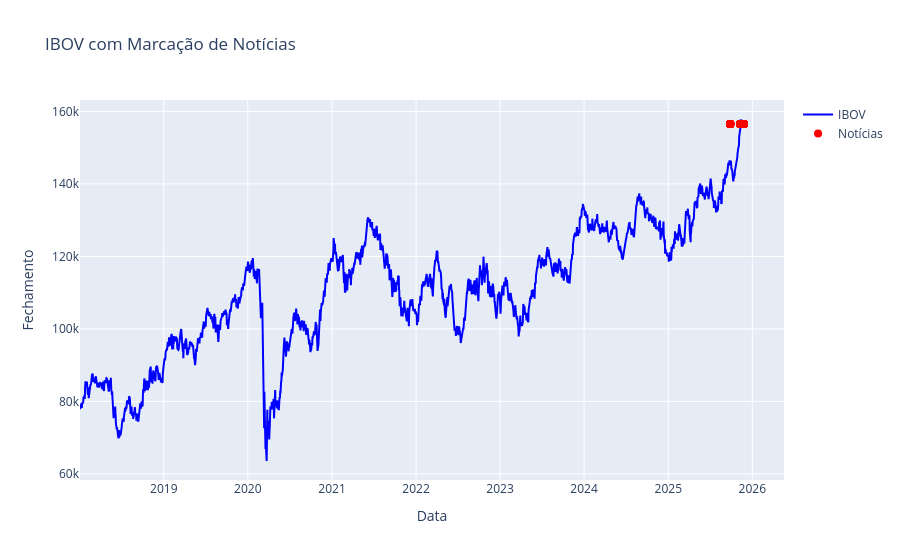

The code cell stored with this chart in its notebook:
### Code cell
# 5. Visualização do Ibovespa com marcação de notícias
ibov_file = os.path.join(PROC_PATH, "ibovespa_clean.csv")
news_file = os.path.join(PROC_PATH, "noticias_real_clean.csv")

df_ibov = pd.read_csv(ibov_file)
df_news = pd.read_csv(news_file)

if "date" in df_ibov.columns: df_ibov.rename(columns={"date":"data"}, inplace=True)
if "date" in df_news.columns: df_news.rename(columns={"date":"data"}, inplace=True)

df_ibov["data"] = pd.to_datetime(df_ibov["data"])
df_news["data"] = pd.to_datetime(df_news["data"])

fig_ibov = go.Figure()
fig_ibov.add_trace(go.Scatter(
    x=df_ibov["data"], y=df_ibov["close"],
    mode="lines", name="IBOV", line=dict(color="blue")
))
fig_ibov.add_trace(go.Scatter(
    x=df_news["data"], y=[df_ibov["close"].iloc[-1]]*len(df_news),
    mode="markers", name="Notícias",
    text=df_news["title"] if "title" in df_news.columns else df_news["clean_text"],
    marker=dict(color="red", size=8, symbol="circle")
))

fig_ibov.update_layout(title="IBOV com Marcação de Notícias", xaxis_title="Data", yaxis_title="Fechamento")
fig_ibov.show()

### Figure 1 — Plotly figure (JSON) as saved in the notebook; plotly's stock layout.template omitted (floating-point values rounded to 4 significant figures; data arrays with more than 128 entries replaced by an {"elided": "..."} marker saying what was removed)
{"data": [{"line": {"color": "blue"}, "mode": "lines", "name": "IBOV", "type": "scatter", "x": {"elided": "1960 str values"}, "y": {"elided": "1960 float values"}}, {"marker": {"color": "red", "size": 8, "symbol": "circle"}, "mode": "markers", "name": "Notícias", "text": {"elided": "626 str values"}, "type": "scatter", "x": {"elided": "626 str values"}, "y": {"elided": "626 float values"}}], "layout": {"title": {"text": "IBOV com Marcação de Notícias"}, "xaxis": {"title": {"text": "Data"}}, "yaxis": {"title": {"text": "Fechamento"}}}}
